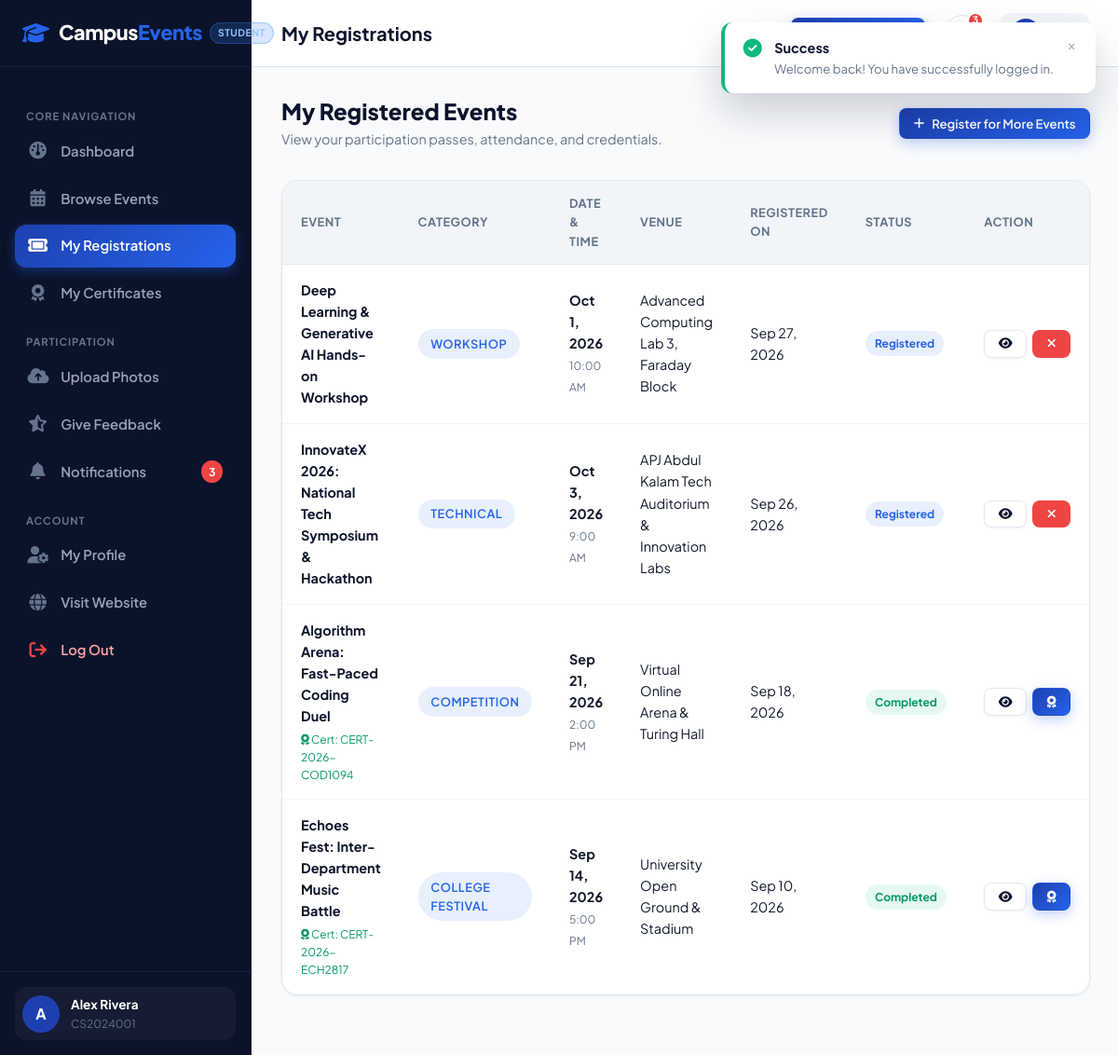
The page /student/registrations.php (signed in) on the database its author committed.
### tables this page shows
CREATE TABLE IF NOT EXISTS `students` (
  `id` INT AUTO_INCREMENT PRIMARY KEY,
  `user_id` INT NOT NULL UNIQUE,
  `student_id` VARCHAR(50) NOT NULL UNIQUE,
  `full_name` VARCHAR(150) NOT NULL,
  `phone` VARCHAR(25) NOT NULL,
  `department` VARCHAR(100) NOT NULL,
  `course` VARCHAR(100) NOT NULL,
  `semester` VARCHAR(20) NOT NULL,
  `avatar` VARCHAR(255) DEFAULT NULL,
  `created_at` TIMESTAMP DEFAULT CURRENT_TIMESTAMP,
  CONSTRAINT `fk_student_user` FOREIGN KEY (`user_id`) REFERENCES `users`(`id`) ON DELETE CASCADE
);

CREATE TABLE IF NOT EXISTS `event_registrations` (
  `id` INT AUTO_INCREMENT PRIMARY KEY,
  `event_id` INT NOT NULL,
  `student_id` INT NOT NULL,
  `registration_date` TIMESTAMP DEFAULT CURRENT_TIMESTAMP,
  `status` ENUM('registered', 'attended', 'completed', 'cancelled') NOT NULL DEFAULT 'registered',
  `is_certificate_eligible` TINYINT(1) NOT NULL DEFAULT 0,
  CONSTRAINT `fk_reg_event` FOREIGN KEY (`event_id`) REFERENCES `events`(`id`) ON DELETE CASCADE,
  CONSTRAINT `fk_reg_student` FOREIGN KEY (`student_id`) REFERENCES `students`(`id`) ON DELETE CASCADE,
  UNIQUE KEY `uniq_event_student` (`event_id`, `student_id`),
  INDEX `idx_reg_status` (`status`)
);

CREATE TABLE IF NOT EXISTS `events` (
  `id` INT AUTO_INCREMENT PRIMARY KEY,
  `title` VARCHAR(255) NOT NULL,
  `slug` VARCHAR(255) NOT NULL UNIQUE,
  `category` ENUM('Technical', 'Cultural', 'Sports', 'Arts', 'Workshop', 'Seminar', 'Competition', 'College Festival') NOT NULL,
  `description` TEXT NOT NULL,
  `rules` TEXT DEFAULT NULL,
  `eligibility` VARCHAR(255) DEFAULT 'Open to all registered university students',
  `event_date` DATE NOT NULL,
  `event_time` TIME NOT NULL,
  `venue` VARCHAR(200) NOT NULL,
  `organizer` VARCHAR(150) NOT NULL,
  `contact_info` VARCHAR(200) NOT NULL,
  `banner_image` VARCHAR(255) DEFAULT NULL,
  `max_participants` INT NOT NULL DEFAULT 100,
  `registration_deadline` DATETIME NOT NULL,
  `is_published` TINYINT(1) NOT NULL DEFAULT 1,
  `created_at` TIMESTAMP DEFAULT CURRENT_TIMESTAMP,
  INDEX `idx_event_date` (`event_date`),
  INDEX `idx_category` (`category`)
);

CREATE TABLE IF NOT EXISTS `certificates` (
  `id` INT AUTO_INCREMENT PRIMARY KEY,
  `certificate_code` VARCHAR(50) NOT NULL UNIQUE,
  `registration_id` INT NOT NULL UNIQUE,
  `student_id` INT NOT NULL,
  `event_id` INT NOT NULL,
  `issue_date` DATE NOT NULL,
  `created_at` TIMESTAMP DEFAULT CURRENT_TIMESTAMP,
  CONSTRAINT `fk_cert_reg` FOREIGN KEY (`registration_id`) REFERENCES `event_registrations`(`id`) ON DELETE CASCADE,
  CONSTRAINT `fk_cert_student` FOREIGN KEY (`student_id`) REFERENCES `students`(`id`) ON DELETE CASCADE,
  CONSTRAINT `fk_cert_event` FOREIGN KEY (`event_id`) REFERENCES `events`(`id`) ON DELETE CASCADE
);

### includes/auth.php (called while the page is built, shortened)
<?php
function getBaseUrl(): string {
    $scriptName = $_SERVER['SCRIPT_NAME'] ?? '';
    return '/';
}
function getCurrentUser(): ?array {
    $pdo = getDBConnection();
    $userId = (int)$_SESSION['user_id'];
    $role = $_SESSION['user_role'] ?? 'student';
    if ($role === 'admin') {
        $stmt = $pdo->prepare("
            SELECT u.id as user_id, u.email, u.role, a.id as admin_id, a.full_name, a.department, a.phone
            FROM users u
            JOIN admins a ON a.user_id = u.id
            WHERE u.id = ?
        ");
    } else {
        $stmt = $pdo->prepare("
            SELECT u.id as user_id, u.email, u.role, s.id as student_id_pk, s.student_id, s.full_name,
                   s.phone, s.department, s.course, s.semester, s.avatar
            FROM users u
            JOIN students s ON s.user_id = u.id
            WHERE u.id = ?
        ");
    }
    $stmt->execute([$userId]);
    $user = $stmt->fetch();
    return $user ?: null;
}
function e(?string $string): string {
    return htmlspecialchars($string ?? '', ENT_QUOTES, 'UTF-8');
}
function getUnreadNotificationCount(int $userId): int {
    try {
        $pdo = getDBConnection();
        $stmt = $pdo->prepare("SELECT COUNT(*) FROM notifications WHERE user_id = ? AND is_read = 0");
        $stmt->execute([$userId]);
        return (int)$stmt->fetchColumn();
    } catch (Exception $e) {
        return 0;
    }
}

### student/registrations.php (the view, shortened to what this page needs)
<?php
require_once __DIR__ . '/../includes/auth.php';
$student = getCurrentUser();
$pdo = getDBConnection();
$studentPk = (int)$student['student_id_pk'];
$stmt = $pdo->prepare("
    SELECT r.id as reg_id, r.registration_date, r.status, r.is_certificate_eligible,
           e.id as event_id, e.title, e.category, e.event_date, e.event_time, e.venue, e.registration_deadline,
           c.certificate_code
    FROM event_registrations r
    JOIN events e ON e.id = r.event_id
    LEFT JOIN certificates c ON c.registration_id = r.id
    WHERE r.student_id = ?
    ORDER BY r.registration_date DESC
");
$stmt->execute([$studentPk]);
$registrations = $stmt->fetchAll();
$pageTitle = 'My Registrations';
require_once __DIR__ . '/../includes/header.php';
require_once __DIR__ . '/../includes/student-sidebar.php';
?>
<div style="display: flex; justify-content: space-between; align-items: center; margin-bottom: 2rem; flex-wrap: wrap; gap: 1rem;">
  <div>
    <h2 style="font-size: 1.5rem; font-weight: 800; color: var(--primary-dark); margin-bottom: 0.25rem;">My Registered Events</h2>
    <p style="color: var(--muted); font-size: 0.9rem;">View your participation passes, attendance, and credentials.</p>
  </div>
  <a href="<?= $baseUrl ?>student/events.php" class="btn btn-primary btn-sm">
    <i class="fa-solid fa-plus"></i> Register for More Events
  </a>
</div>
<div class="dash-card">
  <div class="dash-card-body" style="padding: 0;">
    <?php if (!empty($registrations)): ?>
      <div class="table-responsive">
        <table class="data-table">
          <thead>
            <tr>
              <th>Event</th>
              <th>Category</th>
              <th>Date & Time</th>
              <th>Venue</th>
              <th>Registered On</th>
              <th>Status</th>
              <th>Action</th>
            </tr>
          </thead>
          <tbody>
            <?php foreach ($registrations as $r):
              $canCancel = ($r['status'] === 'registered') && (strtotime($r['registration_deadline']) > time());
            ?>
              <tr id="reg-row-<?= $r['reg_id'] ?>">
                <td>
                  <a href="<?= $baseUrl ?>event-details.php?id=<?= $r['event_id'] ?>" style="font-weight: 700; color: var(--primary-dark);">
                    <?= e($r['title']) ?>
                  </a>
                  <?php if (!empty($r['certificate_code'])): ?>
                    <div style="font-size: 0.75rem; color: #059669; margin-top: 0.2rem;">
                      <i class="fa-solid fa-award"></i> Cert: <?= e($r['certificate_code']) ?>
                    </div>
                  <?php endif; ?>
                </td>
                <td><span class="badge badge-primary"><?= e($r['category']) ?></span></td>
                <td>
                  <strong><?= date('M j, Y', strtotime($r['event_date'])) ?></strong><br>
                  <small style="color: var(--muted);"><?= date('g:i A', strtotime($r['event_time'])) ?></small>
                </td>
                <td><?= e($r['venue']) ?></td>
                <td><?= date('M j, Y', strtotime($r['registration_date'])) ?></td>
                <td>
                  <span class="status-pill status-<?= e($r['status']) ?>" id="status-pill-<?= $r['reg_id'] ?>">
                    <?= ucfirst(e($r['status'])) ?>
                  </span>
                </td>
                <td>
                  <div class="action-buttons">
                    <a href="<?= $baseUrl ?>event-details.php?id=<?= $r['event_id'] ?>" class="btn btn-secondary btn-sm" title="View details">
                      <i class="fa-solid fa-eye"></i>
                    </a>
                    <?php if (!empty($r['certificate_code'])): ?>
                      <a href="<?= $baseUrl ?>student/certificates.php?id=<?= $r['reg_id'] ?>" class="btn btn-primary btn-sm" title="View Certificate">
                        <i class="fa-solid fa-award"></i>
                      </a>
                    <?php endif; ?>
                    <?php if ($canCancel): ?>
                      <button type="button" class="btn btn-danger btn-sm btn-open-cancel"
                              data-reg-id="<?= $r['reg_id'] ?>"
                              data-title="<?= e($r['title']) ?>"
                              title="Cancel Registration">
                        <i class="fa-solid fa-xmark"></i>
                      </button>
                    <?php endif; ?>
                  </div>
                </td>
              </tr>
            <?php endforeach; ?>
          </tbody>
        </table>
      </div>
    <?php endif; ?>
  </div>
</div>
    </div>
  </div>
</div>
</body>
</html>

### includes/student-sidebar.php (shortened to what this page needs)
<?php
require_once __DIR__ . '/auth.php';
$baseUrl = getBaseUrl();
$currentFile = basename($_SERVER['PHP_SELF']);
$student = getCurrentUser();
$unreadCount = getUnreadNotificationCount($student['user_id']);
?>
<div class="dashboard-layout">
  <aside class="dashboard-sidebar">
    <div class="sidebar-header">
      <a href="<?= $baseUrl ?>index.php" class="brand-logo">
        <i class="fa-solid fa-graduation-cap"></i>
        <span>Campus<span class="accent">Events</span></span>
      </a>
      <span class="sidebar-role-badge student">Student</span>
    </div>
    <div class="sidebar-body">
      <div class="sidebar-group-label">Core Navigation</div>
      <ul class="sidebar-nav">
        <li>
          <a href="<?= $baseUrl ?>student/dashboard.php" class="<?= $currentFile === 'dashboard.php' ? 'active' : '' ?>">
            <i class="fa-solid fa-gauge"></i>
            <span>Dashboard</span>
          </a>
        </li>
        <li>
          <a href="<?= $baseUrl ?>student/events.php" class="<?= $currentFile === 'events.php' ? 'active' : '' ?>">
            <i class="fa-solid fa-calendar-days"></i>
            <span>Browse Events</span>
          </a>
        </li>
        <li>
          <a href="<?= $baseUrl ?>student/registrations.php" class="<?= $currentFile === 'registrations.php' ? 'active' : '' ?>">
            <i class="fa-solid fa-ticket"></i>
            <span>My Registrations</span>
          </a>
        </li>
        <li>
          <a href="<?= $baseUrl ?>student/certificates.php" class="<?= $currentFile === 'certificates.php' ? 'active' : '' ?>">
            <i class="fa-solid fa-award"></i>
            <span>My Certificates</span>
          </a>
        </li>
      </ul>
      <div class="sidebar-group-label">Participation</div>
      <ul class="sidebar-nav">
        <li>
          <a href="<?= $baseUrl ?>student/upload-photo.php" class="<?= $currentFile === 'upload-photo.php' ? 'active' : '' ?>">
            <i class="fa-solid fa-cloud-arrow-up"></i>
            <span>Upload Photos</span>
          </a>
        </li>
        <li>
          <a href="<?= $baseUrl ?>student/feedback.php" class="<?= $currentFile === 'feedback.php' ? 'active' : '' ?>">
            <i class="fa-solid fa-star-half-stroke"></i>
            <span>Give Feedback</span>
          </a>
        </li>
        <li>
          <a href="<?= $baseUrl ?>student/notifications.php" class="<?= $currentFile === 'notifications.php' ? 'active' : '' ?>">
            <i class="fa-solid fa-bell"></i>
            <span>Notifications</span>
            <?php if ($unreadCount > 0): ?>
              <span class="sidebar-nav-badge"><?= $unreadCount ?></span>
            <?php endif; ?>
          </a>
        </li>
      </ul>
      <div class="sidebar-group-label">Account</div>
      <ul class="sidebar-nav">
        <li>
          <a href="<?= $baseUrl ?>student/profile.php" class="<?= $currentFile === 'profile.php' ? 'active' : '' ?>">
            <i class="fa-solid fa-user-gear"></i>
            <span>My Profile</span>
          </a>
        </li>
        <li>
          <a href="<?= $baseUrl ?>index.php">
            <i class="fa-solid fa-globe"></i>
            <span>Visit Website</span>
          </a>
        </li>
        <li>
          <a href="<?= $baseUrl ?>auth/logout.php" style="color: #fca5a5;">
            <i class="fa-solid fa-arrow-right-from-bracket" style="color: #ef4444;"></i>
            <span>Log Out</span>
          </a>
        </li>
      </ul>
    </div>
    <div class="sidebar-footer">
      <div class="sidebar-user-card">
        <div class="sidebar-avatar">
          <?= strtoupper(substr($student['full_name'] ?? 'S', 0, 1)) ?>
        </div>
        <div class="sidebar-user-info">
          <div class="sidebar-user-name"><?= e($student['full_name']) ?></div>
          <div class="sidebar-user-role"><?= e($student['student_id'] ?? 'Student') ?></div>
        </div>
      </div>
    </div>
  </aside>
  <div class="dashboard-main">
    <header class="dashboard-topbar">
      <div class="topbar-left">
        <h1 class="topbar-title"><?= e($pageTitle ?? 'Student Dashboard') ?></h1>
      </div>
      <div class="topbar-right">
        <a href="<?= $baseUrl ?>student/events.php" class="btn btn-primary btn-sm">
        </a>
        <div class="topbar-action-item">
          <a href="<?= $baseUrl ?>student/notifications.php" class="topbar-icon-btn" title="Notifications">
            <?php if ($unreadCount > 0): ?>
              <span class="topbar-badge"><?= $unreadCount ?></span>
            <?php endif; ?>
          </a>
        </div>
        <a href="<?= $baseUrl ?>student/profile.php" class="sidebar-user-card" style="background: var(--surface-alt); text-decoration: none; padding: 0.35rem 0.75rem;">
          <div class="sidebar-avatar" style="width: 32px; height: 32px; font-size: 0.8rem;">
          </div>
          <span style="font-size: 0.85rem; font-weight: 700; color: var(--primary-dark);">
          </span>
        </a>
      </div>
    </header>
    <div class="dashboard-content">

### assets/css/style.css (style rules this page uses)
:root { --primary: #1e40af; --primary-dark: #0b132b; --primary-navy: #1c2541; --primary-light: #3b82f6; --accent: #2563eb; --accent-glow: rgba(59, 130, 246, 0.25); --bg: #f8fafc; --surface: #ffffff; --surface-alt: #f1f5f9; --glass-bg: rgba(255, 255, 255, 0.85); --glass-border: rgba(255, 255, 255, 0.3); --text: #0f172a; --text-light: #f8fafc; --muted: #64748b; --muted-light: #94a3b8; --border: #e2e8f0; --border-light: #f1f5f9; --success: #10b981; --warning: #f59e0b; --danger: #ef4444; --info: #0ea5e9; --radius-sm: 8px; --radius-md: 12px; --radius-lg: 18px; --radius-xl: 24px; --radius-full: 9999px; --shadow-sm: 0 1px 3px rgba(15, 23, 42, 0.06); --shadow-md: 0 4px 14px rgba(15, 23, 42, 0.08); --shadow-lg: 0 10px 30px rgba(15, 23, 42, 0.12); --shadow-xl: 0 20px 40px rgba(11, 19, 43, 0.18); --font-main: 'Plus Jakarta Sans', -apple-system, BlinkMacSystemFont, 'Segoe UI', Roboto, sans-serif; --transition: all 0.25s cubic-bezier(0.16, 1, 0.3, 1); }
*, *::before, *::after { box-sizing: border-box; margin: 0; padding: 0; }
html { scroll-behavior: smooth; font-size: 16px; }
body { font-family: var(--font-main); background-color: var(--bg); color: var(--text); line-height: 1.6; -webkit-font-smoothing: antialiased; min-height: 100vh; display: flex; flex-direction: column; }
a { color: var(--accent); text-decoration: none; transition: var(--transition); }
h1, h2, h3, h4, h5, h6 { color: var(--primary-dark); font-weight: 700; line-height: 1.25; }
.badge { display: inline-flex; align-items: center; gap: 0.4rem; padding: 0.35rem 0.85rem; font-size: 0.8rem; font-weight: 600; border-radius: var(--radius-full); text-transform: uppercase; letter-spacing: 0.04em; }
.badge-primary { background: rgba(37, 99, 235, 0.1); color: var(--accent); }
.btn { display: inline-flex; align-items: center; justify-content: center; gap: 0.5rem; font-weight: 600; font-size: 0.95rem; padding: 0.75rem 1.6rem; border-radius: var(--radius-md); border: 1px solid transparent; cursor: pointer; transition: var(--transition); text-decoration: none; line-height: 1.2; }
.btn-primary { background: linear-gradient(135deg, var(--primary) 0%, var(--accent) 100%); color: #ffffff; box-shadow: 0 4px 14px rgba(37, 99, 235, 0.3); }
.btn-secondary { background: var(--surface); color: var(--primary-dark); border-color: var(--border); box-shadow: var(--shadow-sm); }
.btn-danger { background: var(--danger); color: #ffffff; }
.btn-sm { padding: 0.45rem 0.9rem; font-size: 0.825rem; border-radius: var(--radius-sm); }
.brand-logo { display: flex; align-items: center; gap: 0.65rem; font-size: 1.35rem; font-weight: 800; color: var(--primary-dark); letter-spacing: -0.02em; }
.brand-logo i { font-size: 1.45rem; color: var(--accent); }
.brand-logo span.accent { color: var(--accent); }

### rows shown on the page
students: full_name "A", full_name "Alex Rivera", student "CS2024001"
event_registrations: event.title "Deep Learning & Generative AI Hands-on Workshop", event.category "WORKSHOP", event.event_date "Oct 1, 2026", event.event_time "10:00 AM", event.venue "Advanced Computing Lab 3, Faraday Block", registration_date "Sep 27, 2026", status "Registered"
event_registrations: event.title "InnovateX 2026: National Tech Symposium & Hackathon", event.category "TECHNICAL", event.event_date "Oct 3, 2026", event.event_time "9:00 AM", event.venue "APJ Abdul Kalam Tech Auditorium & Innovation Labs", registration_date "Sep 26, 2026", status "Registered"
certificates: event.title "Algorithm Arena: Fast-Paced Coding Duel", certificate_code "CERT-2026-COD1094", event.category "COMPETITION", event.event_date "Sep 21, 2026", event.event_time "2:00 PM", event.venue "Virtual Online Arena & Turing Hall", registration.registration_date "Sep 18, 2026", registration.status "Completed"
certificates: event.title "Echoes Fest: Inter-Department Music Battle", certificate_code "CERT-2026-ECH2817", event.category "COLLEGE FESTIVAL", event.event_date "Sep 14, 2026", event.event_time "5:00 PM", event.venue "University Open Ground & Stadium", registration.registration_date "Sep 10, 2026", registration.status "Completed"

### other values the page prints
$unreadCount "3"
$pageTitle "My Registrations"
